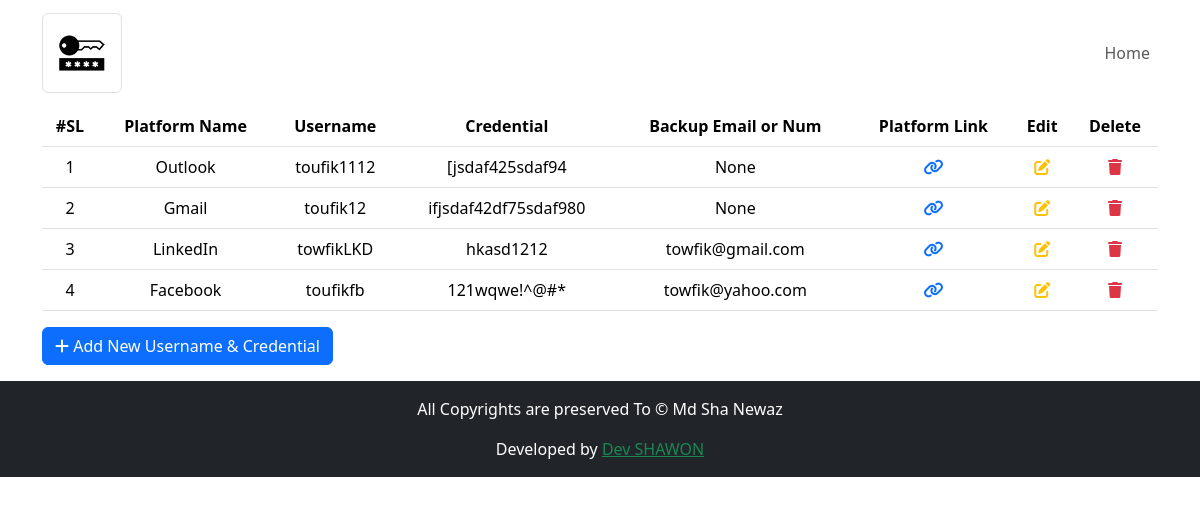
Screenshot of /pass/profile/ with the database file from the repository.
### PassApp/models.py (models this page shows, shortened)
class CredentialModel(models.Model):
    platform_name = models.CharField(max_length=100, null=True, blank=True)
    username = models.CharField(max_length=100, null=True, blank=True)
    credential = models.CharField(max_length=100, null=True, blank=True)
    login_link = models.CharField(max_length=1000, null=True, blank=True)
    backup_mail_num = models.CharField(max_length=100, null=True, blank=True)
    creation_date = models.DateTimeField(auto_now_add=True)

### PassApp/views.py (the view)
# urls.py: path('profile/', views.profile_view, name='profile'),
def profile_view(request):
    credentials = CredentialModel.objects.all().values()
    context =  {
        'credentials' : credentials,
        'title': 'Profile',
    }
    return render(request, 'PassApp/profile.html', context=context)

### template/PassApp/profile.html (shortened to what this page needs)
{% extends 'index.html' %}
{% load static %}
{% block body_block %}
    <div class="container">
        <div class="row">
            <div class="col-12">
                <table class="table">
                    <thead>
                        <tr class="text-center">
                            <th scope="col">#SL</th>
                            <th scope="col">Platform Name</th>
                            <th scope="col">Username</th>
                            <th scope="col">Credential</th>
                            <th scope="col">Backup Email or Num</th>
                            <th scope="col">Platform Link</th>
                            <th scope="col">Edit</th>
                            <th scope="col">Delete</th>
                        </tr>
                    </thead>
                    <tbody>
                        {% for credential in credentials %}
                        <tr class="text-center">
                            <td>{{ forloop.counter }}</td>
                            <td>{{ credential.platform_name }}</td>
                            <td>{{ credential.username }}</td>
                            <td>{{ credential.credential }}</td>
                            <td>{{ credential.backup_mail_num }}</td>
                            <td><a href="{{ credential.login_link }}" target="_blank"><i class="fas fa-link"></i></a></td>
                            <td><a href="{% url 'PassApp:edit' credential.id %}" class="text-warning"><i class="fas fa-edit"></i></a></td>
                            <td><a href="{% url 'PassApp:detail' credential.id %}"  class="text-danger"><i class="fa-solid fa-trash"></i></a></td>
                        </tr>
                        {% endfor %}
                    </tbody>
                </table>
                <a class="btn btn-primary mb-3" href="{% url 'PassApp:add' %}"><i class="fa-solid fa-plus"></i> Add New Username & Credential</a>
            </div>
        </div>
    </div>
{% endblock %}

### template/index.html (shortened to what this page needs)
{% load static %}
<!DOCTYPE html>
<html lang="en">
<head>
    <link href="https://cdn.jsdelivr.net/npm/bootstrap@5.3.2/dist/css/bootstrap.min.css" rel="stylesheet">
    <link rel="stylesheet" href="https://cdnjs.cloudflare.com/ajax/libs/font-awesome/6.4.2/css/all.min.css" />
    <link rel="stylesheet" href="{% static 'css/style.css' %}">
</head>
<body>
    {% include 'navbar.html' %}
    {% block body_block %}
    {% endblock %}
    {% include 'footer.html' %}
</body>
</html>

### template/navbar.html (shortened to what this page needs)
{% load static %}
<nav class="navbar navbar-expand-lg navbar-light">
    <div class="container">
      <a class="navbar-brand" href="{% url 'LoginApp:home' %}" style="border: none;" ><img class="img-fluid img-thumbnail" width="80" id="logo" src="{% static 'img/logo.png' %}" alt=""></a>
      <div class="collapse navbar-collapse" id="navbarSupportedContent">
        <ul class="navbar-nav ms-auto mb-2 mb-lg-0">
          <li class="nav-item">
            <a class="nav-link" href="{% url 'LoginApp:home' %}">Home</a>
          </li>
        </ul>
      </div>
    </div>
</nav>

### template/footer.html
<footer class="bg-dark">
    <div class="container">
        <div class="row">
            <div class="col-12 text-white text-center pt-3">
                <p>All Copyrights are preserved To © Md Sha Newaz</p>
                <p class="" id="dev_text">Developed by <a class="text-success" href="https://mdshanewaz.github.io/DarkBlackFire" target=”_blank”>Dev SHAWON</a></p>
            </div>
        </div>
    </div>
</footer>

### rows the page displays
CredentialModel: platform_name "Outlook", username "toufik1112", credential "[jsdaf425sdaf94", backup_mail_num "None"
CredentialModel: platform_name "Gmail", username "toufik12", credential "ifjsdaf42df75sdaf980", backup_mail_num "None"
CredentialModel: platform_name "LinkedIn", username "towfikLKD", credential "hkasd1212", backup_mail_num "towfik@gmail.com"
CredentialModel: platform_name "Facebook", username "toufikfb", credential "121wqwe!^@#*", backup_mail_num "towfik@yahoo.com"
